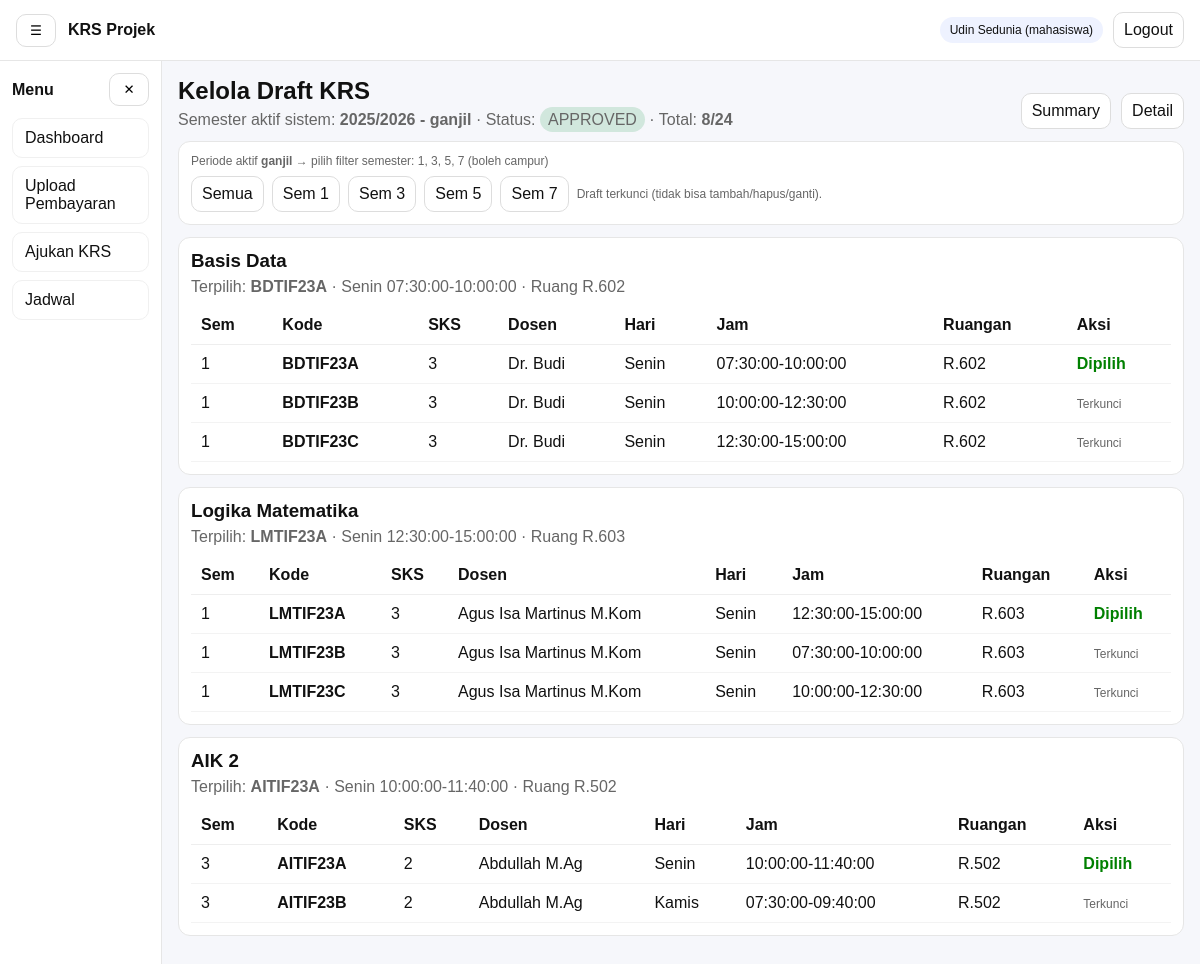
Screenshot of /mahasiswa/krs/add.php (signed in) with the database file from the repository.
### tables this page shows
CREATE TABLE `semester` (
  `id` int(11) NOT NULL,
  `nama` varchar(50) NOT NULL,
  `periode` enum('ganjil','genap') NOT NULL DEFAULT 'ganjil',
  `is_active` tinyint(1) NOT NULL DEFAULT 0,
  `created_at` timestamp NOT NULL DEFAULT current_timestamp(),
  `opened_at` datetime DEFAULT NULL,
  `closed_at` datetime DEFAULT NULL
);

CREATE TABLE `krs_draft` (
  `id` int(11) NOT NULL,
  `user_id` int(11) NOT NULL,
  `semester_id` int(11) NOT NULL,
  `semester_ke` tinyint(3) UNSIGNED NOT NULL,
  `kode_kelas_text` text NOT NULL,
  `total_sks` int(11) NOT NULL DEFAULT 0,
  `status` enum('draft','submitted','approved','rejected') NOT NULL DEFAULT 'draft',
  `dosen_wali_id` int(11) DEFAULT NULL,
  `submitted_at` timestamp NULL DEFAULT NULL,
  `created_at` timestamp NOT NULL DEFAULT current_timestamp(),
  `updated_at` timestamp NULL DEFAULT NULL ON UPDATE current_timestamp()
);

CREATE TABLE `jadwal_kelas` (
  `id` int(11) NOT NULL,
  `semester_id` int(11) NOT NULL,
  `semester_ke` tinyint(3) UNSIGNED NOT NULL,
  `kode_kelas` varchar(30) NOT NULL,
  `mata_kuliah` varchar(150) NOT NULL,
  `sks` tinyint(3) UNSIGNED NOT NULL DEFAULT 2,
  `dosen` varchar(120) DEFAULT NULL,
  `hari` varchar(20) NOT NULL,
  `jam_mulai` time NOT NULL,
  `jam_selesai` time NOT NULL,
  `ruangan` varchar(50) DEFAULT NULL,
  `kuota` int(11) NOT NULL DEFAULT 30,
  `created_at` timestamp NOT NULL DEFAULT current_timestamp()
);

### includes/functions.php (called while the page is built, shortened)
<?php
function e(?string $str): string {
  return htmlspecialchars((string)$str, ENT_QUOTES, 'UTF-8');
}
function url(string $path = ''): string {
  $path = ltrim($path, '/');
  return APP_URL . ($path ? '/' . $path : '');
}
function get_active_semester(PDO $pdo): ?array {
  $st = $pdo->query("SELECT id, nama, periode FROM semester WHERE is_active=1 LIMIT 1");
  $row = $st->fetch();
  return $row ?: null;
}

### mahasiswa/krs/add.php (the view, shortened to what this page needs)
<?php
require_once __DIR__ . '/../../includes/db.php';
require_once __DIR__ . '/../../includes/functions.php';
$pdo = db();
$pdo->setAttribute(PDO::ATTR_DEFAULT_FETCH_MODE, PDO::FETCH_ASSOC);
$u = auth_user();
$userId = (int)($u['id'] ?? 0);
function parse_codes(string $csv): array {
  $parts = array_map('trim', explode(',', $csv));
  $parts = array_filter($parts, fn($v) => $v !== '');
  return array_values(array_unique($parts));
}
function badge_status(string $s): string {
  $s = strtolower($s);
  return match ($s) {
    'draft' => '<span style="padding:4px 8px;border-radius:999px;background:#e8f0fe;">DRAFT</span>',
    'submitted' => '<span style="padding:4px 8px;border-radius:999px;background:#fff3cd;">SUBMITTED</span>',
    'approved' => '<span style="padding:4px 8px;border-radius:999px;background:#d1e7dd;">APPROVED</span>',
    'rejected' => '<span style="padding:4px 8px;border-radius:999px;background:#f8d7da;">REJECTED</span>',
    default => '<span style="padding:4px 8px;border-radius:999px;background:#eee;">'.e($s).'</span>',
  };
}
$active = get_active_semester($pdo);
$semesterId = (int)$active['id'];
$periode = strtolower(trim((string)$active['periode']));
$allowedSem = ($periode === 'ganjil') ? [1,3,5,7] : [2,4,6,8];
$filterSem = (int)($_GET['sem'] ?? 0);
$st = $pdo->prepare("SELECT * FROM krs_draft WHERE user_id=? AND semester_id=? LIMIT 1");
$st->execute([$userId, $semesterId]);
$draft = $st->fetch();
$draftStatus = strtolower((string)($draft['status'] ?? 'draft'));
$canEdit = in_array($draftStatus, ['draft','rejected'], true);
$codes = parse_codes((string)($draft['kode_kelas_text'] ?? ''));
$totalSks = (int)($draft['total_sks'] ?? 0);
$selectedByMk = [];
if ($codes) {
  $ph = implode(',', array_fill(0, count($codes), '?'));
  $params = array_merge([$semesterId], $codes);
  $st = $pdo->prepare("
    SELECT semester_ke, mata_kuliah, kode_kelas, sks, dosen, hari, jam_mulai, jam_selesai, ruangan
    FROM jadwal_kelas
    WHERE semester_id=? AND kode_kelas IN ($ph)
  ");
  $st->execute($params);
  $selectedRows = $st->fetchAll();
  foreach ($selectedRows as $r) $selectedByMk[(string)$r['mata_kuliah']] = $r;
}
$params = [$semesterId];
$whereSem = '';
if ($filterSem) {
  $whereSem = " AND semester_ke = ?";
  $params[] = $filterSem;
} else {
  $in = implode(',', array_fill(0, count($allowedSem), '?'));
  $whereSem = " AND semester_ke IN ($in)";
  $params = array_merge($params, $allowedSem);
}
$st = $pdo->prepare("
  SELECT id, semester_ke, mata_kuliah, kode_kelas, sks, dosen, hari, jam_mulai, jam_selesai, ruangan
  FROM jadwal_kelas
  WHERE semester_id=? $whereSem
  ORDER BY semester_ke, mata_kuliah, kode_kelas, FIELD(hari,'Senin','Selasa','Rabu','Kamis','Jumat','Sabtu'), jam_mulai
");
$st->execute($params);
$jadwal = $st->fetchAll();
$grouped = [];
foreach ($jadwal as $j) $grouped[(string)$j['mata_kuliah']][] = $j;
?>
<?php include __DIR__ . '/../../partials/header.php'; ?>
<?php include __DIR__ . '/../../partials/navbar.php'; ?>
<div class="layout">
  <?php include __DIR__ . '/../../partials/sidebar.php'; ?>
  <main class="content">
    <div style="display:flex;justify-content:space-between;gap:10px;flex-wrap:wrap;align-items:end;">
      <div>
        <h2 style="margin:0;">Kelola Draft KRS</h2>
        <div style="color:#666;margin-top:6px;">
          Semester aktif sistem: <b><?= e($active['nama'].' - '.$active['periode']) ?></b>
          · Status: <?= badge_status($draftStatus) ?>
          · Total: <b><?= (int)$totalSks ?>/<?= (int)MAX_SKS ?></b>
        </div>
      </div>
      <div style="display:flex;gap:10px;flex-wrap:wrap;">
        <a class="btn" href="<?= e(url('mahasiswa/krs/index.php')) ?>">Summary</a>
        <a class="btn" href="<?= e(url('mahasiswa/krs/detail.php')) ?>">Detail</a>
      </div>
    </div>
    <section style="background:#fff;border:1px solid #e6e6e6;border-radius:12px;padding:12px;margin-top:12px;">
      <div style="color:#666;font-size:12px;margin-bottom:8px;">
        Periode aktif <b><?= e($periode) ?></b> → pilih filter semester: <?= e(implode(', ', $allowedSem)) ?> (boleh campur)
      </div>
      <div style="display:flex;gap:8px;flex-wrap:wrap;align-items:center;">
        <a class="btn" href="<?= e(url('mahasiswa/krs/add.php')) ?>">Semua</a>
        <?php foreach ($allowedSem as $s): ?>
          <a class="btn" href="<?= e(url('mahasiswa/krs/add.php?sem='.$s)) ?>">Sem <?= (int)$s ?></a>
        <?php endforeach; ?>
        <?php if (!$canEdit): ?>
          <span style="color:#666;font-size:12px;">Draft terkunci (tidak bisa tambah/hapus/ganti).</span>
        <?php endif; ?>
      </div>
    </section>
    <section style="margin-top:12px;">
      <?php if (!$grouped): ?>
        <div style="background:#fff;border:1px solid #e6e6e6;border-radius:12px;padding:12px;color:#666;">
          Tidak ada jadwal untuk filter ini.
        </div>
      <?php else: ?>
        <?php foreach ($grouped as $mk => $classes): ?>
          <?php $sel = $selectedByMk[$mk] ?? null; ?>
          <div style="background:#fff;border:1px solid #e6e6e6;border-radius:12px;padding:12px;margin-bottom:12px;">
            <div style="display:flex;justify-content:space-between;gap:10px;flex-wrap:wrap;align-items:end;">
              <div>
                <h3 style="margin:0;"><?= e($mk) ?></h3>
                <?php if ($sel): ?>
                  <div style="margin-top:6px;color:#666;">
                    Terpilih: <b><?= e((string)($sel['kode_kelas'] ?? '')) ?></b>
                    · <?= e((string)($sel['hari'] ?? '')) ?> <?= e((string)($sel['jam_mulai'] ?? '')) ?>-<?= e((string)($sel['jam_selesai'] ?? '')) ?>
                    · Ruang <?= e((string)($sel['ruangan'] ?? '')) ?>
                  </div>
                <?php else: ?>
                  <div style="margin-top:6px;color:#666;">Belum dipilih.</div>
                <?php endif; ?>
              </div>
            </div>
            <div style="overflow:auto;margin-top:10px;">
              <table style="width:100%;border-collapse:collapse;min-width:980px;">
                <thead>
                  <tr>
                    <th style="text-align:left;border-bottom:1px solid #eee;padding:10px;">Sem</th>
                    <th style="text-align:left;border-bottom:1px solid #eee;padding:10px;">Kode</th>
                    <th style="text-align:left;border-bottom:1px solid #eee;padding:10px;">SKS</th>
                    <th style="text-align:left;border-bottom:1px solid #eee;padding:10px;">Dosen</th>
                    <th style="text-align:left;border-bottom:1px solid #eee;padding:10px;">Hari</th>
                    <th style="text-align:left;border-bottom:1px solid #eee;padding:10px;">Jam</th>
                    <th style="text-align:left;border-bottom:1px solid #eee;padding:10px;">Ruangan</th>
                    <th style="text-align:left;border-bottom:1px solid #eee;padding:10px;">Aksi</th>
                  </tr>
                </thead>
                <tbody>
                  <?php foreach ($classes as $c): ?>
                    <?php
                      $isSel = $sel && ((string)$sel['kode_kelas'] === (string)$c['kode_kelas']);
                      $disabled = !$canEdit;
                      $reason = $disabled ? 'Terkunci' : '';
                    ?>
                    <tr>
                      <td style="padding:10px;border-bottom:1px solid #f3f3f3;"><?= (int)$c['semester_ke'] ?></td>
                      <td style="padding:10px;border-bottom:1px solid #f3f3f3;"><b><?= e((string)$c['kode_kelas']) ?></b></td>
                      <td style="padding:10px;border-bottom:1px solid #f3f3f3;"><?= (int)$c['sks'] ?></td>
                      <td style="padding:10px;border-bottom:1px solid #f3f3f3;"><?= e((string)$c['dosen']) ?></td>
                      <td style="padding:10px;border-bottom:1px solid #f3f3f3;"><?= e((string)$c['hari']) ?></td>
                      <td style="padding:10px;border-bottom:1px solid #f3f3f3;"><?= e((string)$c['jam_mulai']) ?>-<?= e((string)$c['jam_selesai']) ?></td>
                      <td style="padding:10px;border-bottom:1px solid #f3f3f3;"><?= e((string)$c['ruangan']) ?></td>
                      <td style="padding:10px;border-bottom:1px solid #f3f3f3;">
                        <?php if ($isSel): ?>
                          <span style="color:green;font-weight:700;">Dipilih</span>
                        <?php elseif ($disabled): ?>
                          <span style="color:#666;font-size:12px;"><?= e($reason) ?></span>
                        <?php endif; ?>
                      </td>
                    </tr>
                  <?php endforeach; ?>
                </tbody>
              </table>
            </div>
          </div>
        <?php endforeach; ?>
      <?php endif; ?>
    </section>
  </main>
</div>
<?php include __DIR__ . '/../../partials/footer.php'; ?>

### assets/css/style.css (style rules this page uses)
* { box-sizing: border-box; }
body { margin: 0; font-family: Arial, sans-serif; background:#f6f7fb; color:#111; }
a { text-decoration: none; color: inherit; }
.btn, .btn-icon { border:1px solid #ddd; background:#fff; border-radius:10px; padding:8px 10px; cursor:pointer; }
.layout { display:flex; min-height: calc(100vh - 56px); }
.content { flex:1; padding: 16px; }

### rows the page displays
semester: nama+periode "2025/2026 - ganjil", periode "ganjil", periode "1, 3, 5, 7", periode "1", periode "3", periode "5", periode "7"
krs_draft: status "APPROVED", total_sks "8", status "Terkunci"
jadwal_kelas: mk "Basis Data", kode_kelas "BDTIF23A", hari "Senin", jam_mulai "07:30:00", jam_selesai "10:00:00", ruangan "R.602", semester_ke "1", sks "3", dosen "Dr. Budi", shows "Dipilih"
jadwal_kelas: semester_ke "1", kode_kelas "BDTIF23B", sks "3", dosen "Dr. Budi", hari "Senin", jam_mulai "10:00:00", jam_selesai "12:30:00", ruangan "R.602"
jadwal_kelas: semester_ke "1", kode_kelas "BDTIF23C", sks "3", dosen "Dr. Budi", hari "Senin", jam_mulai "12:30:00", jam_selesai "15:00:00", ruangan "R.602"
jadwal_kelas: mk "Logika Matematika", kode_kelas "LMTIF23A", hari "Senin", jam_mulai "12:30:00", jam_selesai "15:00:00", ruangan "R.603", semester_ke "1", sks "3", dosen "Agus Isa Martinus M.Kom", shows "Dipilih"
jadwal_kelas: semester_ke "1", kode_kelas "LMTIF23B", sks "3", dosen "Agus Isa Martinus M.Kom", hari "Senin", jam_mulai "07:30:00", jam_selesai "10:00:00", ruangan "R.603"
jadwal_kelas: semester_ke "1", kode_kelas "LMTIF23C", sks "3", dosen "Agus Isa Martinus M.Kom", hari "Senin", jam_mulai "10:00:00", jam_selesai "12:30:00", ruangan "R.603"
jadwal_kelas: mk "AIK 2", kode_kelas "AITIF23A", hari "Senin", jam_mulai "10:00:00", jam_selesai "11:40:00", ruangan "R.502", semester_ke "3", sks "2", dosen "Abdullah M.Ag", shows "Dipilih"
jadwal_kelas: semester_ke "3", kode_kelas "AITIF23B", sks "2", dosen "Abdullah M.Ag", hari "Kamis", jam_mulai "07:30:00", jam_selesai "09:40:00", ruangan "R.502"

### other values shown
APP_NAME "KRS Projek"
$u['name'] "Udin Sedunia"
$u['role'] "mahasiswa"
$it['label'] "Dashboard"
$it['label'] "Upload Pembayaran"
$it['label'] "Ajukan KRS"
$it['label'] "Jadwal"
MAX_SKS "24"
